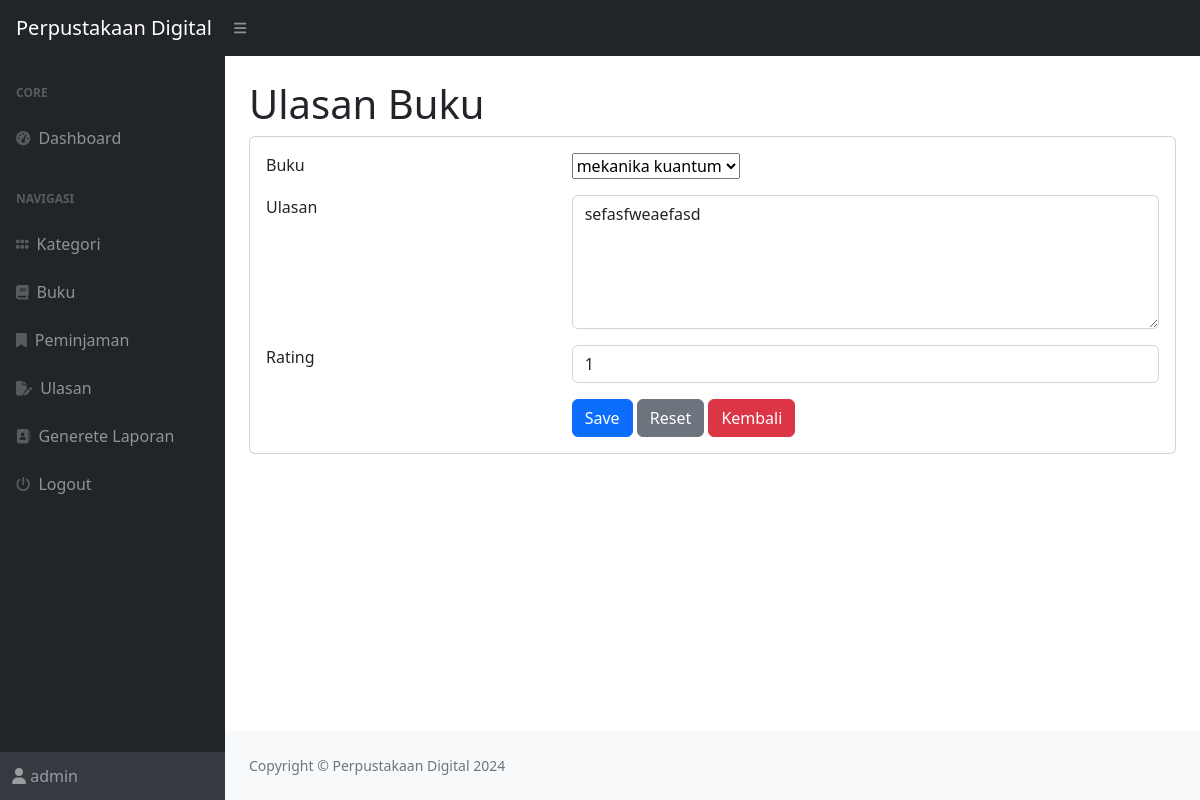
The app's page /index.php?page=ulasan_ubah&&id=10 (signed in) with its own data.
### tables this page shows
CREATE TABLE `ulasan` (
  `id_ulasan` int(11) NOT NULL,
  `id_user` int(11) DEFAULT NULL,
  `id_buku` int(11) DEFAULT NULL,
  `ulasan` text DEFAULT NULL,
  `rating` int(11) DEFAULT NULL
);

CREATE TABLE `buku` (
  `id_buku` int(11) NOT NULL,
  `id_kategori` int(11) DEFAULT NULL,
  `judul` varchar(255) DEFAULT NULL,
  `penulis` varchar(255) DEFAULT NULL,
  `penerbit` varchar(255) DEFAULT NULL,
  `tahun_terbit` int(11) DEFAULT NULL,
  `deskripsi` text DEFAULT NULL
);

### ulasan_ubah.php (the view, shortened to what this page needs)
<h1 class="mt-4">Ulasan Buku</h1>
<div class="card">
    <div class="card-body">
        <div class="row">
            <div class="col-md-12">
                <form method="post">
                    <?php
                    $id = $_GET['id'];
                    $query = mysqli_query($koneksi, "SELECT*FROM ulasan WHERE id_ulasan=$id");
                    $data = mysqli_fetch_array($query);
                    ?>
                    <div class="row mb-3">
                        <div class="col-md-4">Buku</div>
                        <div class="col-md-8">
                            <select name="id_buku" class="form_control">
                                <?php
                                $buk = mysqli_query($koneksi, "SELECT*FROM buku");
                                while ($buku = mysqli_fetch_array($buk)) {
                                ?>
                                    <option <?php if ($data['id_buku'] == $buku['id_buku']) echo 'selected'; ?> value="<?php echo $buku['id_buku']; ?>"><?php echo $buku['judul']; ?></option>
                                <?php
                                }
                                ?>
                            </select>
                        </div>
                    </div>
                    <div class="row mb-3">
                        <div class="col-md-4">Ulasan</div>
                        <div class="col-md-8">
                            <textarea name="ulasan" class="form-control" rows="5"><?php echo $data['ulasan']; ?></textarea>
                        </div>
                    </div>
                    <div class="row mb-3">
                        <div class="col-md-4">Rating</div>
                        <div class="col-md-8">
                            <select name="rating" class="form-control">
                                <?php
                                for ($i = 1; $i <= 10; $i++) {
                                ?>
                                    <option <?php if ($data['rating'] == $i) echo 'selected'; ?>><?php echo $i ?></option>
                                <?php
                                }
                                ?>
                            </select>
                        </div>
                    </div>
                    <div class="row">
                        <div class="col-md-4"></div>
                        <div class="col-md-8">
                            <button type="submit" class="btn btn-primary" name="submit" value="submit">Save</button>
                            <button type="reset" class="btn btn-secondary">Reset</button>
                            <a href="?page=ulasan" class="btn btn-danger">Kembali</a>
                        </div>
                    </div>
                </form>
            </div>
        </div>
    </div>
</div>

### records on screen
ulasan: id_buku "mekanika kuantum", ulasan "sefasfweaefasd", rating "1"

### other values on screen
$_SESSION['user']['nama'] "admin"
